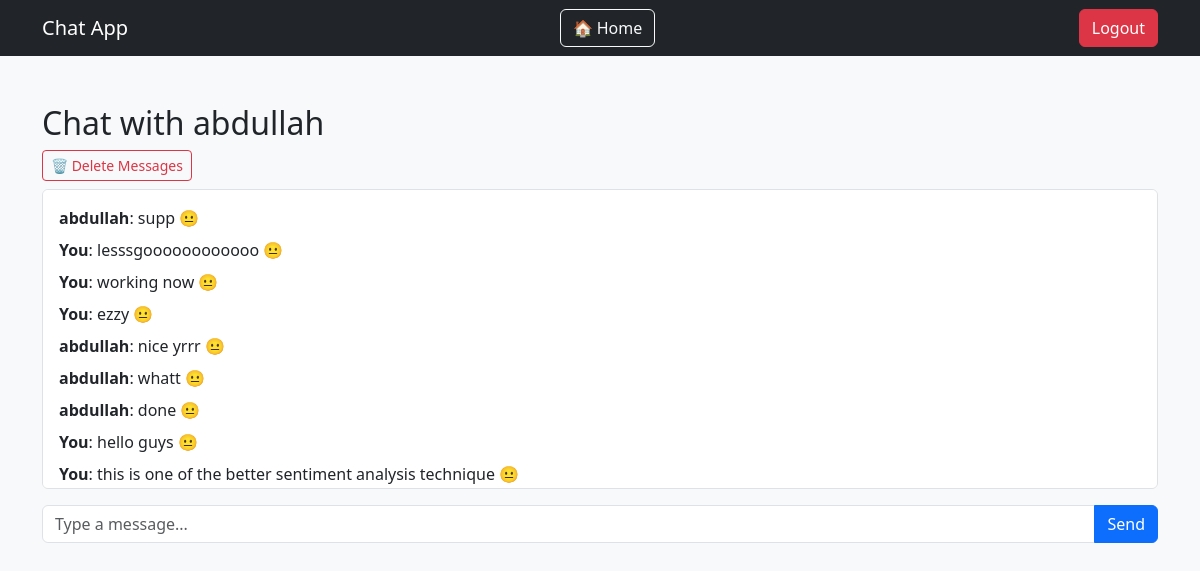
/chat/2 (signed in), run on the app's committed database.
### flask_chat_app/app.py (models this page shows)
class User(UserMixin, db.Model):
    id = db.Column(db.Integer, primary_key=True)
    username = db.Column(db.String(150), unique=True, nullable=False)
    email = db.Column(db.String(150), unique=True, nullable=False)
    password = db.Column(db.String(150), nullable=False)

class Message(db.Model):
    id = db.Column(db.Integer, primary_key=True)
    sender_id = db.Column(db.Integer, db.ForeignKey('user.id'), nullable=False)
    receiver_id = db.Column(db.Integer, db.ForeignKey('user.id'), nullable=False)
    content = db.Column(db.Text, nullable=False)
    timestamp = db.Column(db.DateTime, default=datetime.utcnow)

### flask_chat_app/app.py (the view)
@app.route('/chat/<int:friend_id>')
@login_required
def chat(friend_id):
    friend = User.query.get(friend_id)
    friendship = Friendship.query.filter(
        ((Friendship.user_id == current_user.id) & (Friendship.friend_id == friend_id)) |
        ((Friendship.user_id == friend_id) & (Friendship.friend_id == current_user.id))
    ).filter_by(status="accepted").first()
    if not friendship:
        flash("You can only chat with friends.", "danger")
        return redirect(url_for('dashboard'))
    deleted_ids = [dm.message_id for dm in DeletedMessage.query.filter_by(user_id=current_user.id).all()]
    messages = Message.query.filter(
        (((Message.sender_id == current_user.id) & (Message.receiver_id == friend_id)) |
        ((Message.sender_id == friend_id) & (Message.receiver_id == current_user.id))) &
        (~Message.id.in_(deleted_ids))
        ).order_by(Message.timestamp).all()
    chat_room = f"chat_{min(current_user.id, friend_id)}_{max(current_user.id, friend_id)}"
    return render_template('chat.html', friend=friend, messages=messages, chat_room=chat_room)

### flask_chat_app/app.py (called while the page is built)
@login_manager.user_loader
def load_user(user_id):
    with SessionLocal() as session:
        return session.get(User, int(user_id))

### flask_chat_app/templates/chat.html (shortened to what this page needs)
<!DOCTYPE html>
<html lang="en">
<head>
    <link href="https://cdn.jsdelivr.net/npm/bootstrap@5.3.0/dist/css/bootstrap.min.css" rel="stylesheet">
</head>
<body class="bg-light">
<nav class="navbar navbar-expand-lg navbar-dark bg-dark">
    <div class="container">
        <a class="navbar-brand" href="{{ url_for('dashboard') }}">Chat App</a>
        <a href="{{ url_for('dashboard') }}" class="btn btn-outline-light me-2">🏠 Home</a>
        <a href="{{ url_for('logout') }}" class="btn btn-danger">Logout</a>
    </div>
</nav>
<div class="container mt-5">
    <h2>Chat with {{ friend.username }}</h2>
    <div class="d-flex justify-content-between mb-2">
        <button class="btn btn-sm btn-outline-danger" id="toggleDelete">🗑 Delete Messages</button>
    </div>
    <div class="border rounded p-3 bg-white" id="chat-box" style="height: 300px; overflow-y: auto;">
        {% for message in messages %}
            <div class="mb-2 d-flex justify-content-between align-items-center {% if message.sender_id == current_user.id %}text-end{% else %}text-start{% endif %}">
                <div>
                    <span>
                        <strong>{{ 'You' if message.sender_id == current_user.id else friend.username }}</strong>:
                        {{ message.content }}
                        {% set sentiment = message.sentiment if message.sentiment else 'neutral' %}
                        {% if sentiment == 'happy' %} 😊
                        {% elif sentiment == 'angry' %} 😠
                        {% elif sentiment == 'sad' %} 😢
                        {% elif sentiment == 'neutral' %} 😐
                        {% else %} 🤖
                        {% endif %}
                    </span>
                </div>
            </div>
        {% endfor %}
    </div>
    <form id="chat-form" class="mt-3">
        <div class="input-group">
            <input type="text" id="message" class="form-control" placeholder="Type a message..." required>
            <button type="submit" class="btn btn-primary">Send</button>
        </div>
    </form>
</div>
</body>
</html>

### data on the page
User: username "abdullah"
Message: content "supp"
Message: sender_id "You", content "lesssgoooooooooooo"
Message: sender_id "You", content "working now"
Message: sender_id "You", content "ezzy"
Message: content "nice yrrr"
Message: content "whatt"
Message: content "done"
Message: sender_id "You", content "hello guys"
Message: sender_id "You", content "this is one of the better sentiment analysis technique"
